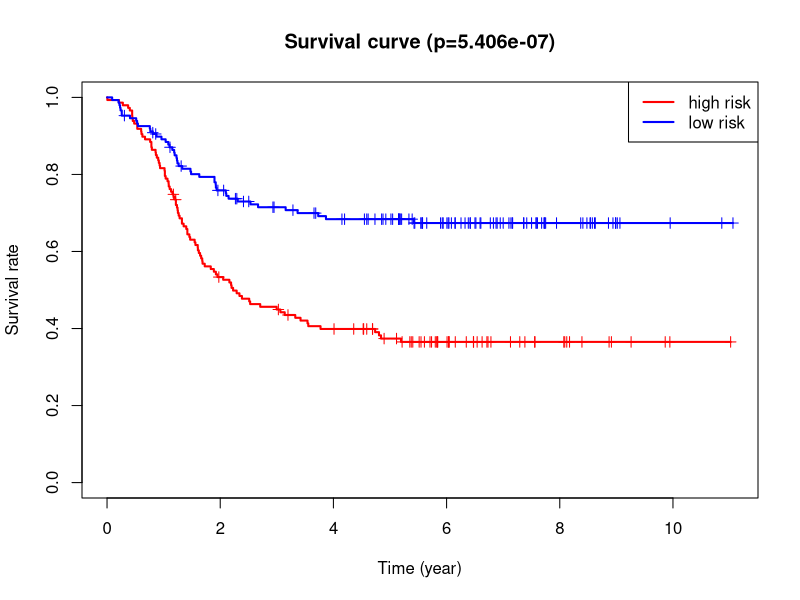

Reproduce this figure in R.

#install.packages("survival")

setwd("E:/BaiduNetdiskDownload/TARGET_database/TARGET/15.survival")   
library(survival)
rt=read.table("risk.txt",header=T,sep="\t")
diff=survdiff(Surv(futime, fustat) ~risk,data = rt) #高低风险两组比较。
pValue=1-pchisq(diff$chisq,df=1)
#pValue=round(pValue,3)
pValue=signif(pValue,4)
pValue=format(pValue, scientific = TRUE) #科学计数法

fit <- survfit(Surv(futime, fustat) ~ risk, data = rt)
summary(fit)    #查看5年生存率
tiff(file="survival_ydh.tiff",
       width = 14,            
       height =14,            
       units ="cm",
       compression="lzw",
       bg="white",
       res=600)
plot(fit, 
     lwd=2,
     col=c("red","blue"),
     xlab="Time (year)",
     ylab="Survival rate",
     main=paste("Survival curve (p=", pValue ,")",sep=""),
     mark.time=T)
legend("topright", 
       c("high risk", "low risk"),
       lwd=2,
       col=c("red","blue"))
dev.off()
